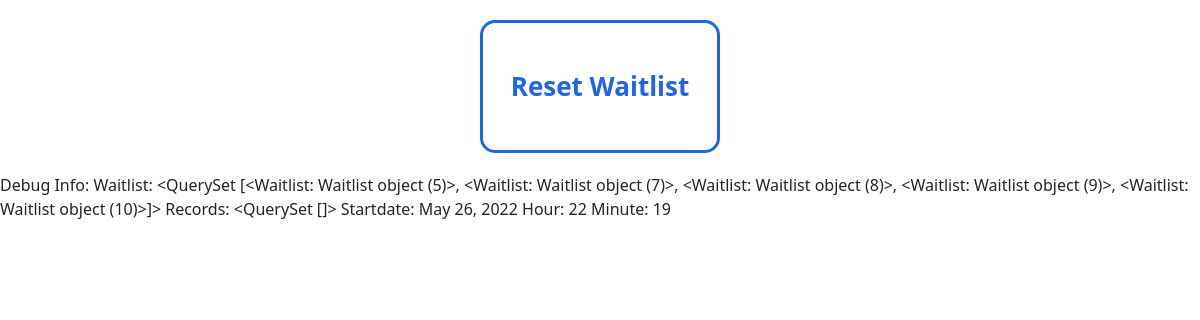
The app's page /dashboard, older data.
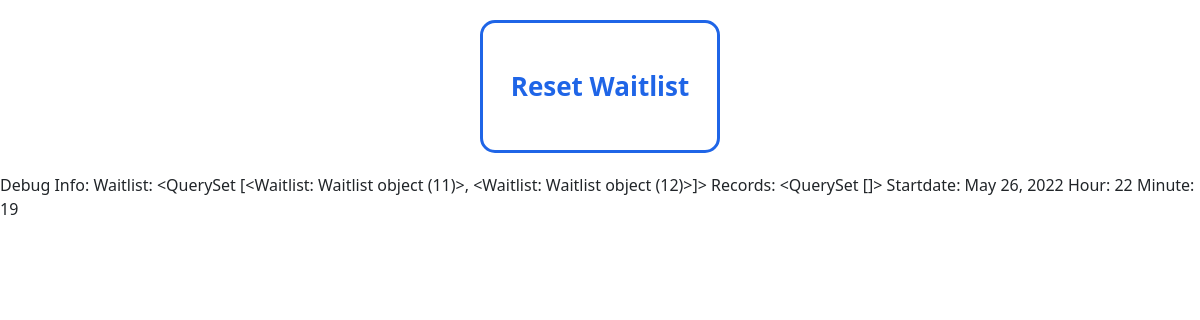
The same page, newer data.
### attendance/models.py (models this page shows)
class Waitlist (models.Model):
    id = models.AutoField(primary_key=True)
    student = models.ForeignKey(Student, on_delete=models.CASCADE, related_name = "student_waitlist")

### attendance/views.py (the view)
# urls.py: path("dashboard", views.dashboard, name="dashboard"),
def dashboard(request):
    startdate = datetime.today()-timedelta(hours=8)
    enddate = startdate + timedelta(days=1)
    records = Bathroom.objects.filter(time_out__gt = startdate).order_by('-time_out')
    return render(request, 'dashboard.html',{
        "waitlist": Waitlist.objects.all(),
        "records": records,
        "startdate":startdate.date,
        "hour": datetime.now().hour,
        "minute": datetime.now().minute
    })

### attendance/templates/dashboard.html (shortened to what this page needs)
{% extends 'layout.html' %}
{% block body %}
<form action="{% url 'reset'%}" method="post">
    <div  class="text-center "  >
            <input class="bttn choice" type="submit" value="Reset Waitlist">
    </div>
</form>
Debug Info:
Waitlist: {{waitlist}}
Records: {{records}}
Startdate: {{startdate}}
Hour: {{hour}}
Minute: {{minute}}
{% endblock %}

### attendance/templates/layout.html (shortened to what this page needs)
{% load static %}
<!DOCTYPE html>
<html lang="en">
    <head>
        <link href="https://cdn.jsdelivr.net/npm/bootstrap@5.2.0-beta1/dist/css/bootstrap.min.css" rel="stylesheet">
        <link href="{% static 'styles.css' %}" rel="stylesheet">
    </head>
    {% block body %}
    {% endblock%}
</html>

### attendance/static/styles.css (style rules this page uses)
.bttn { border: solid; background-color: inherit; padding: 44px 28px; font-size: 26px; font-weight: 600; cursor: pointer; display: inline-block; margin:20px; border-radius: 15px; }
.choice { color: rgb(31, 101, 231); }

Row changes from the older to the newer data that the page shows:
removed Waitlist: id "<QuerySet [<Waitlist: Waitlist object (5)>, <Waitlist: Waitlist object (7)>, <Waitlist: Waitlist object (8)>, <Waitlist: Waitlist object (9)>, <Waitlist: Waitlist object (10)>]>"
added Waitlist: id "<QuerySet [<Waitlist: Waitlist object (11)>, <Waitlist: Waitlist object (12)>]>"
